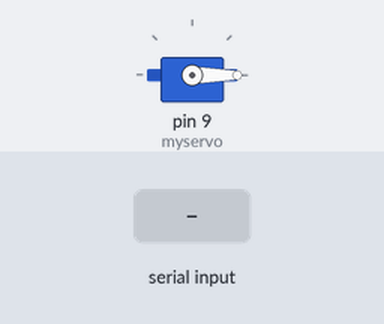
A sketch run on a simulated Arduino Uno, built with avr-gcc and run on an emulated ATmega328P. Shown: servo. The inputs (shaded band) are chosen by the test bench.

Above: at 1.2 s.
1.3 s: "f" received over Serial
Timing chart, 0 to 4.3 s (numbered marks = the images above; inputs shaded):
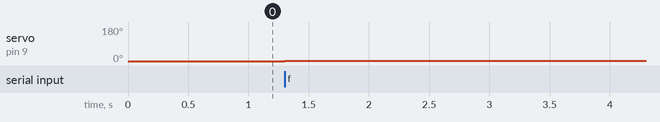

Measured:
- after the input at 1.3 s, servo on pin 9 (myservo): 0° → 2° at once

The sketch:

object_picker_arduino.ino
```cpp
#include <Servo.h>
Servo myservo;
char user_input = 's';
char state = 's';
int n;
int direc=1;
int INITPOS = 1000;
int MINPOS = 1000;
int MAXPOS = 1900;
int STEPSIZE = 10;
String print_message;

void setup() {
  Serial.begin(9600);
  n = INITPOS;
  myservo.writeMicroseconds(n);
  myservo.attach(9, MINPOS, MAXPOS);
  setState('s');
}

void loop()
{
  if (Serial.available())
  {
        user_input = Serial.read();

      if (user_input != state)
        setState(user_input);

      if (n >= MINPOS and n <= MAXPOS)
      {
          n = n + (direc * STEPSIZE);
          myservo.writeMicroseconds(n);
          if (n < MINPOS or n > MAXPOS)
          {
            setState('s');
            if (n < MINPOS)
              n = MINPOS;

            else
              n = MAXPOS;

          }
          delay(100);
      }
  }

  else
  {
      direc = 0;
      n = n + (direc * STEPSIZE);
      myservo.writeMicroseconds(n);
  }
}

void setState(char inputState)
{
  state = inputState;
  if (state == 'f')
    direc = 1;

  else if (state == 'r')
    direc = -1;

  else if (state == 's')
    direc = 0;

}
```
